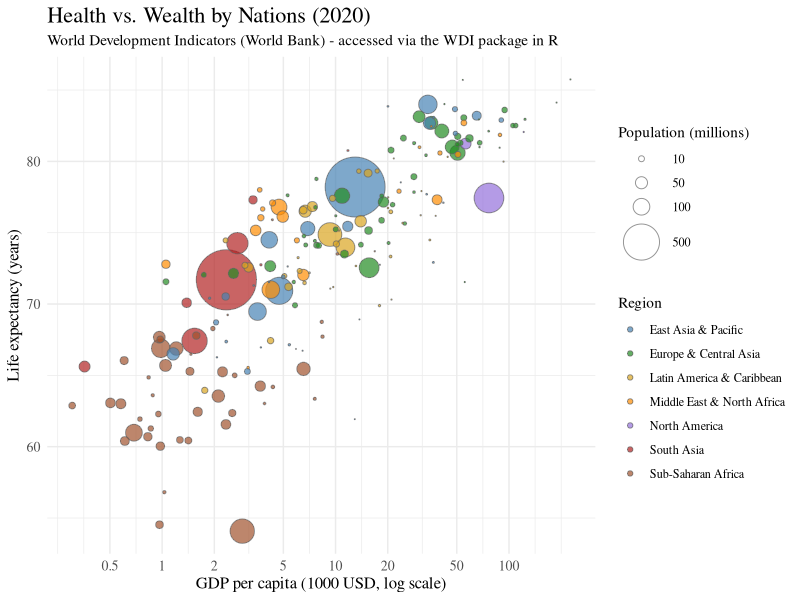

The R source for this figure:
## ---- chunk 1
knitr::opts_chunk$set(echo = TRUE, warning = FALSE, message = FALSE,
                      fig.align = "center", dpi = 200)
## ---- chunk 2
library(ggplot2)
library(ggrepel)
library(scales)

wdi <- read.csv("WDI.csv")
wdi <- wdi[order(wdi$Population, decreasing = TRUE), ]
wdi$region <- factor(wdi$region)

cols <- c("East Asia & Pacific"        = "steelblue",
          "Europe & Central Asia"      = "forestgreen",
          "Latin America & Caribbean"  = "goldenrod",
          "Middle East & North Africa" = "darkorange",
          "North America"              = "mediumpurple",
          "South Asia"                 = "firebrick",
          "Sub-Saharan Africa"         = "sienna")

wdi$GDP_k <- wdi$GDP / 1e3

ggplot(wdi, aes(x = GDP_k, y = LifeExp)) +
  geom_point(aes(size = Population, fill = region),
             shape = 21, color = "grey40", alpha = 0.7) +
  geom_text_repel(data = subset(wdi, Population > 1e8),
                  aes(label = country, size = Population / 5e8),
                  show.legend = FALSE, max.overlaps = 20) +
  scale_x_log10(breaks = c(0.5, 1, 2, 5, 10, 20, 50, 100),
                labels = c("0.5","1","2","5","10","20","50","100")) +
  scale_fill_manual(values = cols, name = "Region") +
  scale_size_area(max_size = 20, name = "Population (millions)",
                  breaks = c(10, 50, 100, 500) * 1e6,
                  labels = c("10", "50", "100", "500")) +
  labs(title = "Health vs. Wealth by Nations (2020)",
       subtitle = "World Development Indicators (World Bank) - accessed via the WDI package in R",
       x = "GDP per capita (1000 USD, log scale)",
       y = "Life expectancy (years)") +
 theme(panel.grid.major = element_line(color = "grey80", linetype = "dotted"),
        panel.grid.minor = element_blank()) +
  theme_minimal(base_family = "serif") +
  theme(axis.text = element_text(size = 10),
        axis.title = element_text(size = 12),
        plot.title = element_text(size = 16),
        legend.position = "right")
